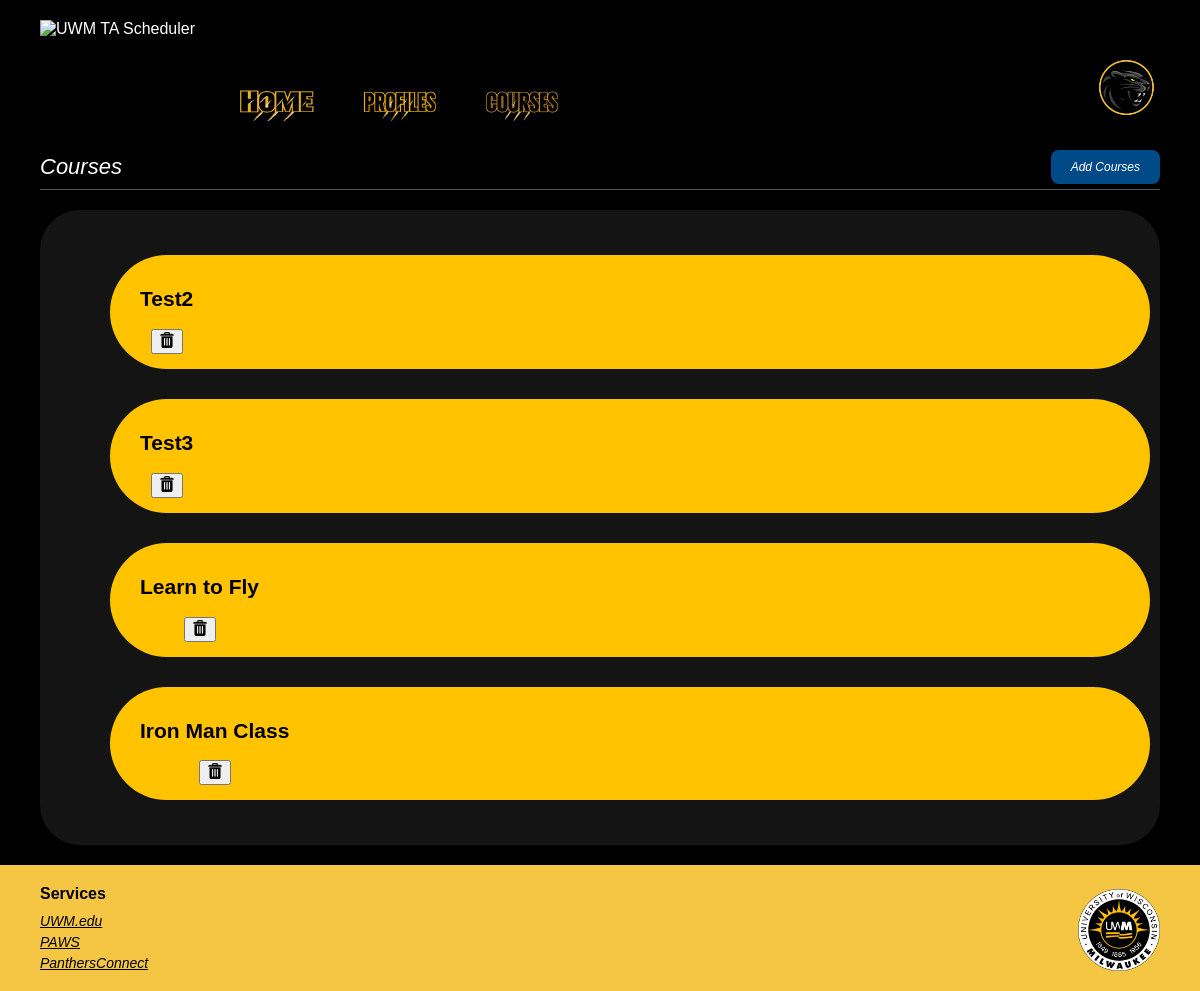
The app's page /home/Courses.html (signed in), older data.
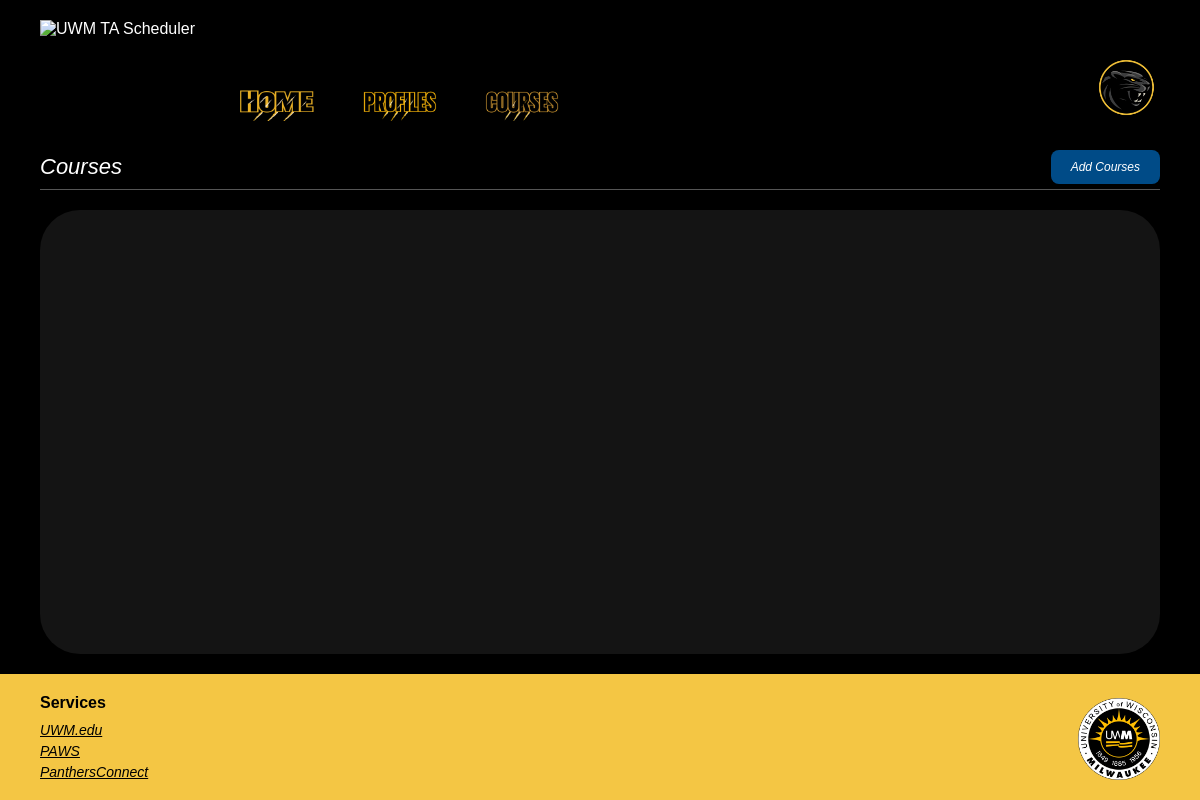
The same page, newer data.
### ta_scheduler/models.py (models this page shows, shortened)
class Course(models.Model):
    courseName = models.CharField(max_length=100)
    sections = models.ForeignKey(Section, on_delete=models.CASCADE, related_name="courses",null=True,blank=True)
    instructor = models.ForeignKey(User, on_delete=models.SET_NULL, related_name="courses_teaching",null=True,blank=True)

### ta_scheduler/views.py (the view, shortened to what this page needs)
# urls.py: path('home/Courses.html', views.courses, name = 'courses'),
@login_required
def courses(request):
    sections = Section.objects.all()
    instructors = User.objects.all()
    allcourses = Course.objects.all()
    return render(request, 'Courses.html', {
        'sections': sections,
        'instructors': instructors,
        'courses': allcourses,
    })

### templates/Courses.html (shortened to what this page needs)
{% load static %}
<!DOCTYPE html>
<html lang="en">
<head>
  <link rel="stylesheet" href="{% static 'Style.css' %}">
</head>
<body>
  <main>
    <header>
      <div class="header-left">
        <img src="{% static 'UWM logo.png' %}" alt="UWM TA Scheduler" class="logo-left" />
        <nav class="nav">
          <a href="Home.html"><img src="{% static 'Home.png' %}" alt="Home" /></a>
          <a href="Profiles.html"><img src="{% static 'Profiles.png' %}" alt="Profiles" /></a>
          <a href="Courses.html"><img src="{% static 'Courses.png' %}" alt="Courses" /></a>
        </nav>
      </div>
      <div class="pfp-wrapper">
        <a href="#" class="pfp-link">
          <img src="{% static 'pfp.png' %}" alt="Profile Picture" />
        </a>
      </div>
    </header>
    <div class="Courses">
        Courses
        <label for="popup-toggle" class="popup-button">Add Courses</label>
    </div>
    <div class="divider"></div>
    <section class="main-container">
    <div class="courses-list">
    {% for course in courses %}
        <div class="course-container">
        <a href="{% url 'course_detail' course.id %}" class="course-item">
            <div>
                <h2>{{ course.courseName }}</h2>
            <form method="post" style="display:inline;">
                <div class = "delete">
                    <button type="submit"><img src="{% static 'trash.png' %}" alt="Delete"></button>
                </div>
            </form>
            </div>
        </a>
        </div>
    {% endfor %}
</div>
    </section>
  </main>
  <footer>
    <div class="footer-links">
      <h4><strong>Services</strong></h4>
      <a href="#">UWM.edu</a>
      <a href="#">PAWS</a>
      <a href="#">PanthersConnect</a>
    </div>
    <img src="{% static 'Seal.png' %}" alt="UWM Seal" class="footer-logo" />
  </footer>
</body>
</html>

### static/Style.css (style rules this page uses)
html, body { height: 100%; margin: 0; background-color: #000; font-family: Arial, sans-serif; color: white; display: flex; flex-direction: column; }
main { flex: 1; display: flex; flex-direction: column; }
header { display: flex; flex-wrap: wrap; justify-content: space-between; align-items: flex-end; padding: 20px 40px 10px; background-color: black; position: relative; gap: 20px; }
.header-left { display: flex; flex-wrap: wrap; align-items: flex-end; gap: 40px; }
.logo-left { height: 105px; }
.nav { display: flex; gap: 40px; padding-bottom: 0; }
.nav a { display: inline-block; position: relative; }
.nav a img { height: 34.5px; transition: transform 0.2s; }
.nav a::after { content: ""; position: absolute; bottom: -4px; left: 0; height: 3px; background-color: #FFD700; width: 0%; transition: width 0.3s; }
.pfp-wrapper { position: relative; display: inline-block; }
.pfp-link img { height: 67.5px; border-radius: 50%; transition: transform 0.2s; }
.Courses { padding: 15px 40px 5px; display: flex; justify-content: space-between; align-items: center; font-style: italic; font-size: 22px; }
.popup-button { padding: 10px 20px; font-size: 12px; background-color: #004B87; color: white; border: none; border-radius: 8px; cursor: pointer; transition: background-color 0.3s ease; }
.divider { height: 1px; background-color: #555; margin: 0 40px 20px; }
.main-container { background-color: #141414; border-radius: 40px; padding: 30px 40px; margin: 0 40px 20px; flex-grow: 1; display: flex; flex-direction: column; justify-content: flex-start; }
footer { background-color: #f4c644; padding: 20px 40px; display: flex; justify-content: space-between; align-items: flex-end; }
.footer-links { display: flex; flex-direction: column; gap: 5px; }
.footer-links h4 { margin: 0 0 5px; color: black; font-size: 16px; }
.footer-links a { font-style: italic; text-decoration: underline; color: #000; font-size: 14px; }
.footer-logo { height: 82.5px; }

Row changes from the older to the newer data that the page shows:
removed Course: courseName "Test2"
removed Course: courseName "Test3"
removed Course: courseName "Learn to Fly"
removed Course: courseName "Iron Man Class"
